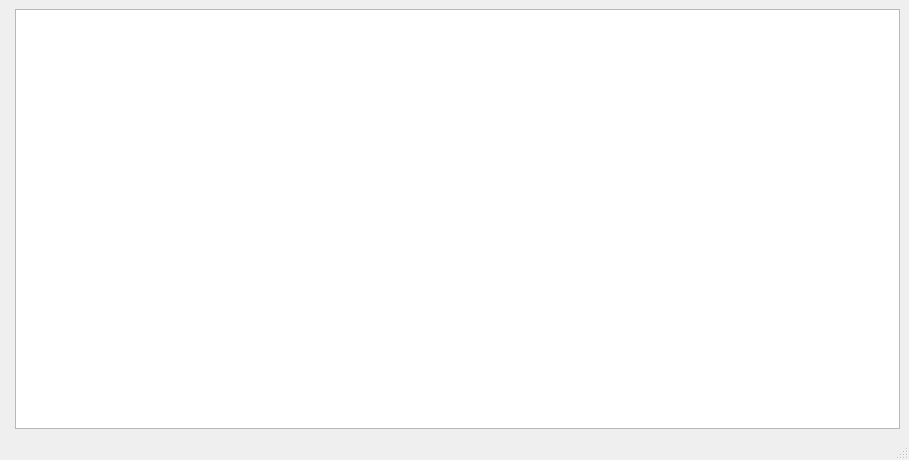
<?xml version="1.0" encoding="UTF-8"?>
<ui version="4.0">
 <class>MainWindow</class>
 <widget class="QMainWindow" name="MainWindow">
  <property name="geometry">
   <rect>
    <x>0</x>
    <y>0</y>
    <width>909</width>
    <height>460</height>
   </rect>
  </property>
  <property name="windowTitle">
   <string>basic GUI</string>
  </property>
  <widget class="QWidget" name="centralwidget">
   <layout class="QFormLayout" name="formLayout">
    <item row="0" column="1">
     <widget class="QTableWidget" name="tableWidget"/>
    </item>
   </layout>
  </widget>
  <widget class="QMenuBar" name="menubar">
   <property name="geometry">
    <rect>
     <x>0</x>
     <y>0</y>
     <width>909</width>
     <height>17</height>
    </rect>
   </property>
  </widget>
  <widget class="QStatusBar" name="statusbar"/>
 </widget>
 <resources/>
 <connections/>
</ui>
